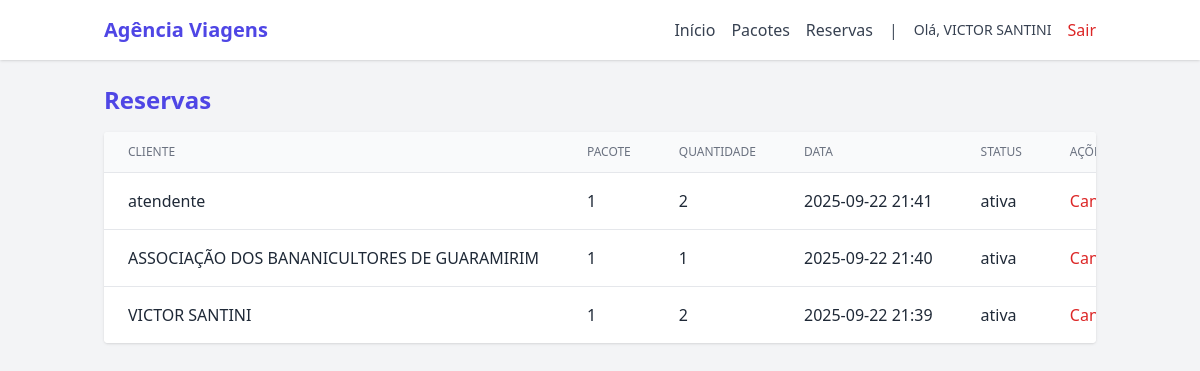
/reservas (signed in), run on an earlier commit of the app's database.
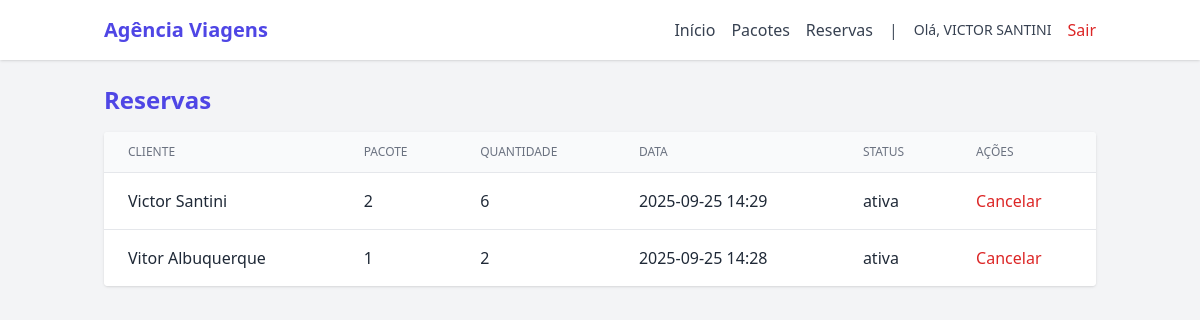
And on a later commit of the database.
### app/models.py (models this page shows)
class Reserva(db.Model):
    id = db.Column(db.Integer, primary_key=True)
    cliente_nome = db.Column(db.String(150), nullable=False)
    cliente_email = db.Column(db.String(150))
    cliente_telefone = db.Column(db.String(50))
    pacote_id = db.Column(db.Integer, db.ForeignKey("pacote.id"), nullable=False)
    usuario_id = db.Column(db.Integer, db.ForeignKey("user.id"), nullable=False)
    quantidade = db.Column(db.Integer, nullable=False, default=1)
    data_reserva = db.Column(db.DateTime, default=datetime.utcnow)
    status = db.Column(db.String(20), default="ativa")

### app/views.py (the view)
@app.route("/reservas")
@login_required
def gestao_reservas():
    reservas = Reserva.query.order_by(Reserva.data_reserva.desc()).all()
    return render_template("reservas.html", reservas=reservas)

### app/views.py (called while the page is built)
@login_manager.user_loader
def load_user(user_id):
    return User.query.get(int(user_id))

### app/templates/reservas.html (shortened to what this page needs)
{% extends "base.html" %}
{% block content %}
<h2 class="text-2xl font-bold text-indigo-600 mb-4">Reservas</h2>
<div class="bg-white rounded shadow overflow-hidden">
<table class="min-w-full divide-y divide-gray-200">
  <thead class="bg-gray-50">
    <tr>
      <th class="px-6 py-3 text-left text-xs font-medium text-gray-500 uppercase">Cliente</th>
      <th class="px-6 py-3 text-left text-xs font-medium text-gray-500 uppercase">Pacote</th>
      <th class="px-6 py-3 text-left text-xs font-medium text-gray-500 uppercase">Quantidade</th>
      <th class="px-6 py-3 text-left text-xs font-medium text-gray-500 uppercase">Data</th>
      <th class="px-6 py-3 text-left text-xs font-medium text-gray-500 uppercase">Status</th>
      <th class="px-6 py-3 text-left text-xs font-medium text-gray-500 uppercase">Ações</th>
    </tr>
  </thead>
  <tbody class="bg-white divide-y divide-gray-200">
    {% for r in reservas %}
    {% if r.status != 'cancelada' %}
    <tr>
      <td class="px-6 py-4 whitespace-nowrap">{{ r.cliente_nome }}</td>
      <td class="px-6 py-4 whitespace-nowrap">{{ r.pacote_id and (r.pacote_id | string) or '' }}</td>
      <td class="px-6 py-4 whitespace-nowrap">{{ r.quantidade }}</td>
      <td class="px-6 py-4 whitespace-nowrap">{{ r.data_reserva.strftime('%Y-%m-%d %H:%M') }}</td>
      <td class="px-6 py-4 whitespace-nowrap">{{ r.status }}</td>
      <td class="px-6 py-4 whitespace-nowrap">
        <form method="POST" action="{{ url_for('cancelar_reserva', id=r.id) }}" onsubmit="return confirm('Cancelar reserva?');">
          <button type="submit" class="text-red-600">Cancelar</button>
        </form>
      {% endif %}
      </td>
    </tr>
    {% endfor %}
  </tbody>
</table>
</div>
{% endblock %}

What changed in the data, as far as the page shows it:
no longer on this page (row edited): Reserva: cliente_nome "atendente", pacote "1", quantidade "2", data_reserva "2025-09-22 21:41", status "ativa"
no longer on this page (row edited): Reserva: cliente_nome "ASSOCIAÇÃO DOS BANANICULTORES DE GUARAMIRIM", pacote "1", quantidade "1", data_reserva "2025-09-22 21:40", status "ativa"
no longer on this page (row edited): Reserva: cliente_nome "VICTOR SANTINI", pacote "1", quantidade "2", data_reserva "2025-09-22 21:39", status "ativa"
added Reserva: cliente_nome "Victor Santini", pacote "2", quantidade "6", data_reserva "2025-09-25 14:29", status "ativa"
added Reserva: cliente_nome "Vitor Albuquerque", pacote "1", quantidade "2", data_reserva "2025-09-25 14:28", status "ativa"
